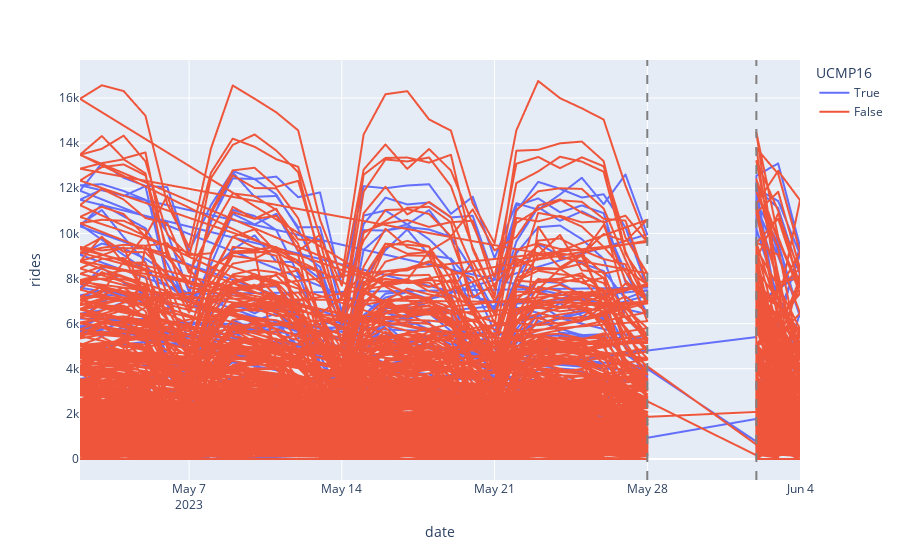

Here is the notebook cell this chart was saved with:
### Code cell
# It's hard to see whether there are parallel trends here... too many data points.
fig = px.line(rides_trend, x='date', y='rides', color='UCMP16')
fig.add_vline(x=trend_end.strftime(YMD), line_dash="dash", line_color="gray")
fig.add_vline(x=DNC_START, line_dash="dash", line_color="gray")
fig.show()

### Figure 1 — Plotly figure (JSON) as saved in the notebook; plotly's stock layout.template omitted (floating-point values rounded to 4 significant figures; data arrays with more than 128 entries replaced by an {"elided": "..."} marker saying what was removed)
{"data": [{"hovertemplate": "UCMP16=True<br>date=%{x}<br>rides=%{y}<extra></extra>", "legendgroup": "True", "line": {"color": "#636efa", "dash": "solid"}, "marker": {"symbol": "circle"}, "mode": "lines", "name": "True", "showlegend": true, "type": "scattergl", "x": {"elided": "798 str values"}, "xaxis": "x", "y": {"elided": "798 int values"}, "yaxis": "y"}, {"hovertemplate": "UCMP16=False<br>date=%{x}<br>rides=%{y}<extra></extra>", "legendgroup": "False", "line": {"color": "#EF553B", "dash": "solid"}, "marker": {"symbol": "circle"}, "mode": "lines", "name": "False", "showlegend": true, "type": "scattergl", "x": {"elided": "6849 str values"}, "xaxis": "x", "y": {"elided": "6849 int values"}, "yaxis": "y"}], "layout": {"legend": {"title": {"text": "UCMP16"}, "tracegroupgap": 0}, "margin": {"t": 60}, "shapes": [{"line": {"color": "gray", "dash": "dash"}, "type": "line", "x0": "2023-05-28", "x1": "2023-05-28", "xref": "x", "y0": 0, "y1": 1, "yref": "y domain"}, {"line": {"color": "gray", "dash": "dash"}, "type": "line", "x0": "2023-06-02", "x1": "2023-06-02", "xref": "x", "y0": 0, "y1": 1, "yref": "y domain"}], "xaxis": {"anchor": "y", "domain": [0, 1], "title": {"text": "date"}}, "yaxis": {"anchor": "x", "domain": [0, 1], "title": {"text": "rides"}}}}
